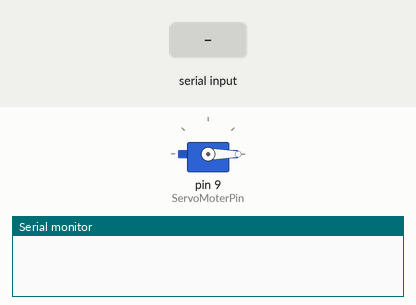
Recording of a sketch running on a simulated Arduino Uno, built with avr-gcc and run on an emulated ATmega328P. Parts: servo, the last lines printed to the serial monitor. The test bench sets the inputs (shaded band).

Above: at 1.2 s.
1.3 s: "1\n" received over Serial
At 1.8 s:
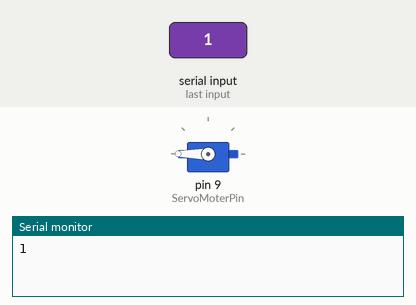
Timing chart, 0 to 4.3 s (numbered marks = the images above; inputs shaded):
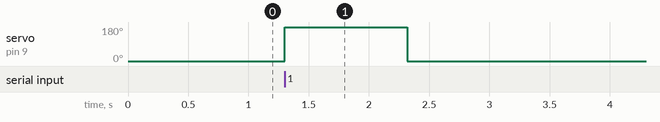

The sketch:

ServoController.ino
```cpp
#include <Servo.h>

Servo myservo;

const int ServoMoterPin = 9;

void setup() {
  Serial.begin(115200);
  myservo.attach(ServoMoterPin);
  myservo.write(-90); // turns it to the right position
}

int PositionCheck = 0;


int Servomotoer(int Position){
  //Position == 0 open
  //Position == 1 locked

  if(PositionCheck!=Position){

    if (Position == 0){
    myservo.write(-180);
    PositionCheck = 0;
    delay(10);
    }
    if(Position == 1){
      myservo.write(180);
      PositionCheck = 1;
      delay(10);
    }
  }
  return Position;
}

int ServoPosistion; //used to test code

void loop() {

  //This code uses the Serial Monitor to open or lock the door.
  //0 is open and 1 is locked.

  while (Serial.available() >0){
    ServoPosistion = Serial.parseInt();
    Servomotoer(ServoPosistion);
    Serial.println(ServoPosistion);
    delay(10);
  }

}
```

Measured:
- after the input at 1.3 s, servo on pin 9 (ServoMoterPin): 0° → 180° at once, → 0° 1.0 s later
